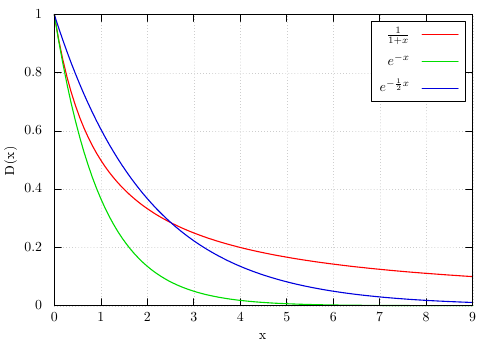

The gnuplot source for this figure:
set terminal tikz standalone

set xlabel "x"
set ylabel "D(x)"
set xrange [0:9]
set yrange [0:1]
set grid
set sample 100
set key spacing 3 box

set output "dist_funcs.tex"

f(x) = 1/(1+x)
g(x) = exp(-x)
h(x) = exp(-x/2)

plot f(x) lw 2 lc rgb '#FF0000' title '$\frac{1}{1+x}$',\
     g(x) lw 2 lc rgb '#00DD00' title '$e^{-x}$',\
     h(x) lw 2 lc rgb '#0000DD' title '$e^{-\frac{1}{2}x}$'
